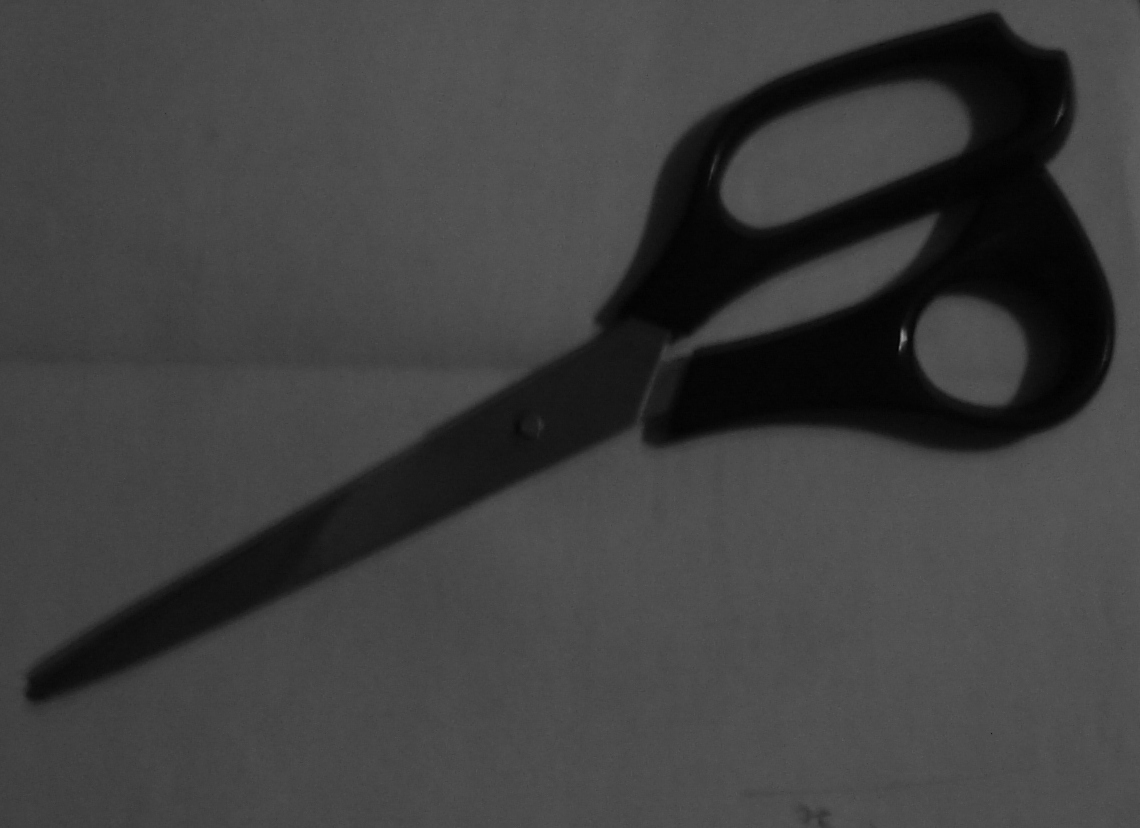
#> input picture Practica2/Imagenes/sci-2.bmp, 1140 x 828 px
$ python ejercicio2.py   (older library calls are emulated)
#> lines starting #> are read from the running program, lines starting #| are printed output that depends on the picture
#! /usr/bin/env python


#*************************************************************************
# Modificar el brillo y el contraste a las Imagenes tomadas en TP1 de manera
# que se puedan apreciar la mayor cantidad de detalles(tener en cuenta el
# histograma)
#*************************************************************************

#Imports
#******************************************************************************
import cv2
import numpy as np
import matplotlib.pyplot as plt
#*****************************************************************************

def contrast_stretch(imagen, m, E):
    """docstring for contrast_stretch"""
    epsilon = np.finfo(np.float).eps
    g = 1/(1+(m/imagen + epsilon)**E)

    return g.astype(np.uint8)


path1 = 'Imagenes/sci-2.bmp'

path2 = 'Imagenes/baboon.jpg'
img1 = cv2.imread(path1, 1)
#> img1 is the input picture: shape (828, 1140, 3); min 0, max 157, mean 63.8

g1 = contrast_stretch(img1, 79, 2)
#> in contrast_stretch, `g = 1/(1+(m/imagen + epsilon)**E)`:
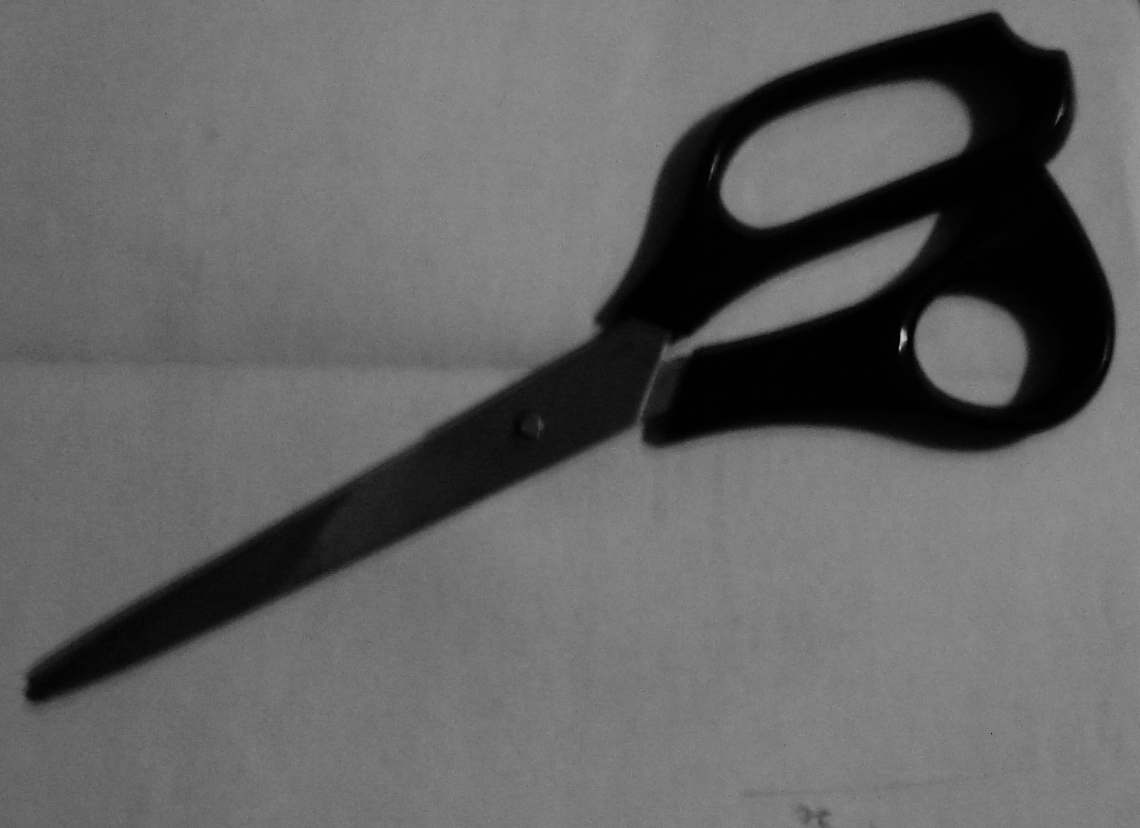
#> g: shape (828, 1140, 3) float64; min 0, max 0.798, mean 0.393
#> in contrast_stretch, `return g.astype(np.uint8)`: returned value: shape (828, 1140, 3); every value is 0

plt.figure()
plt.imshow(img1, cmap='gray')
plt.figure()
plt.imshow(g1, cmap='gray')
plt.show()

$ run again, with Practica2/Imagenes/sci-4.bmp copied over Practica2/Imagenes/sci-2.bmp
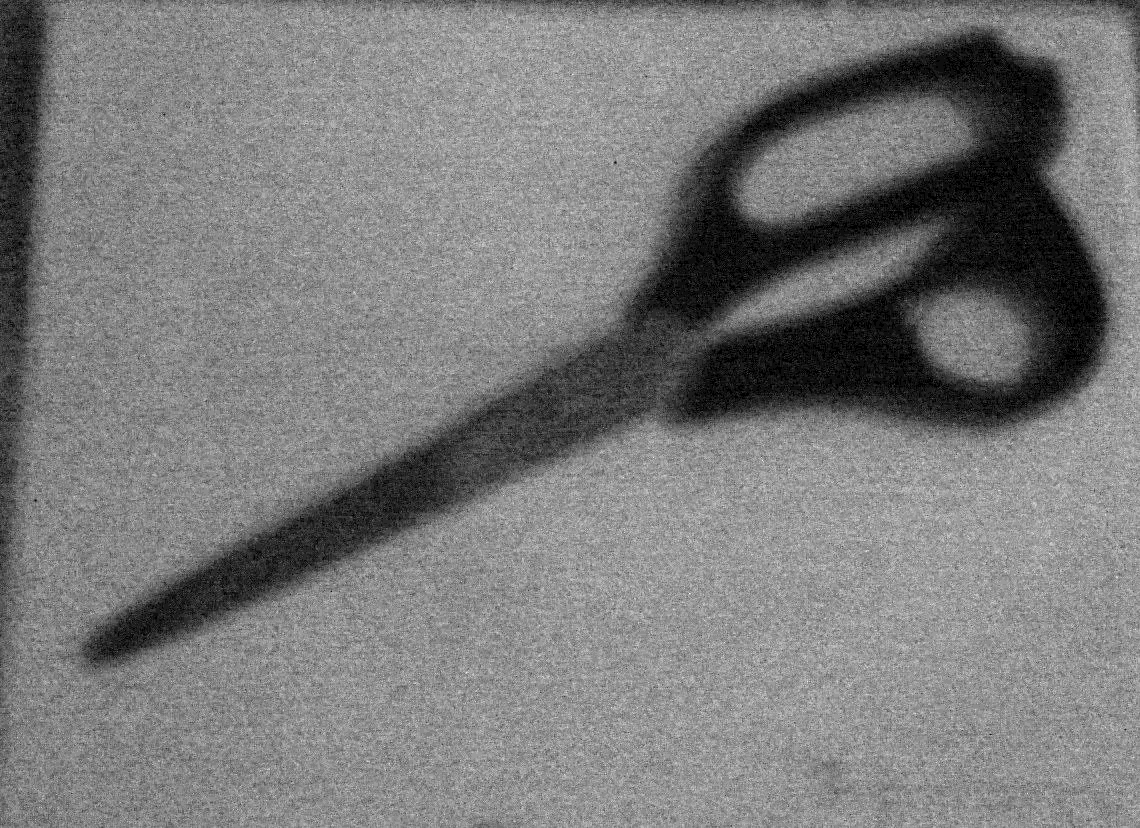
#> input picture Practica2/Imagenes/sci-4.bmp, 1140 x 828 px
#> img1 is the input picture: shape (828, 1140, 3); min 0, max 18, mean 8.69
#> in contrast_stretch, `g = 1/(1+(m/imagen + epsilon)**E)`:
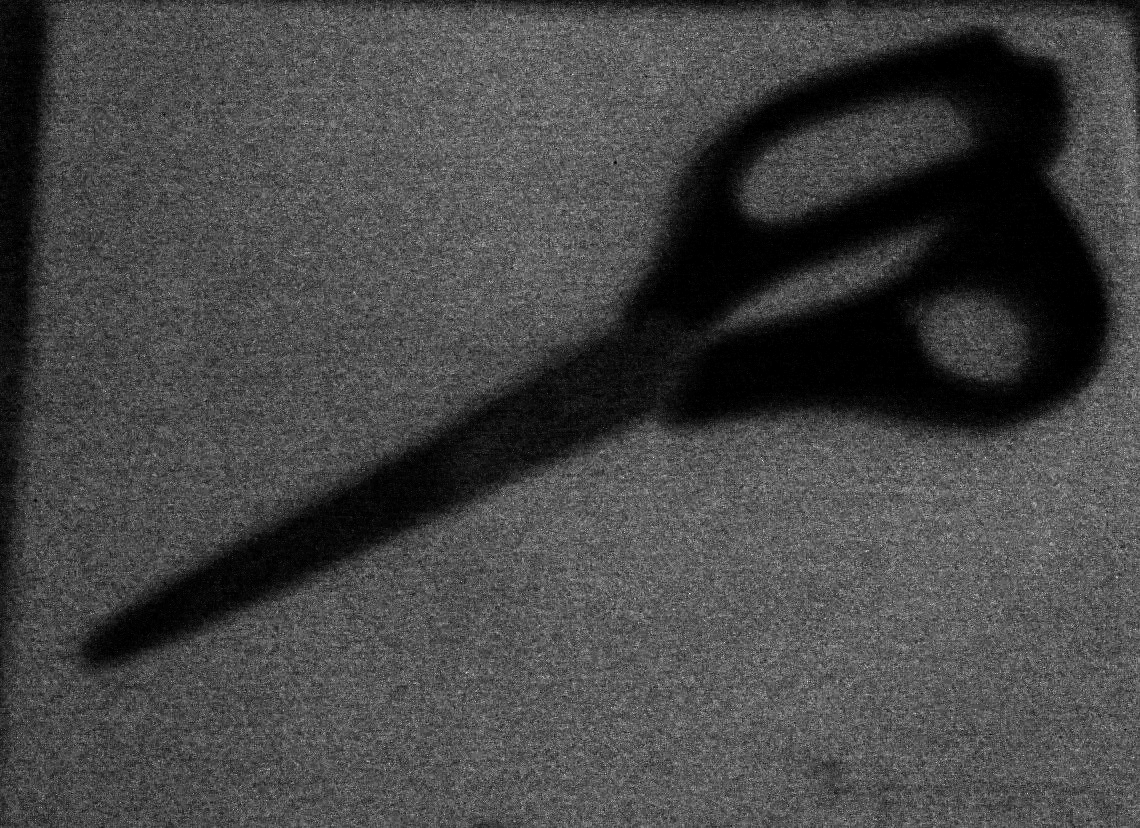
#> g: shape (828, 1140, 3) float64; min 0, max 0.0494, mean 0.0135; drawn with min black and max white
